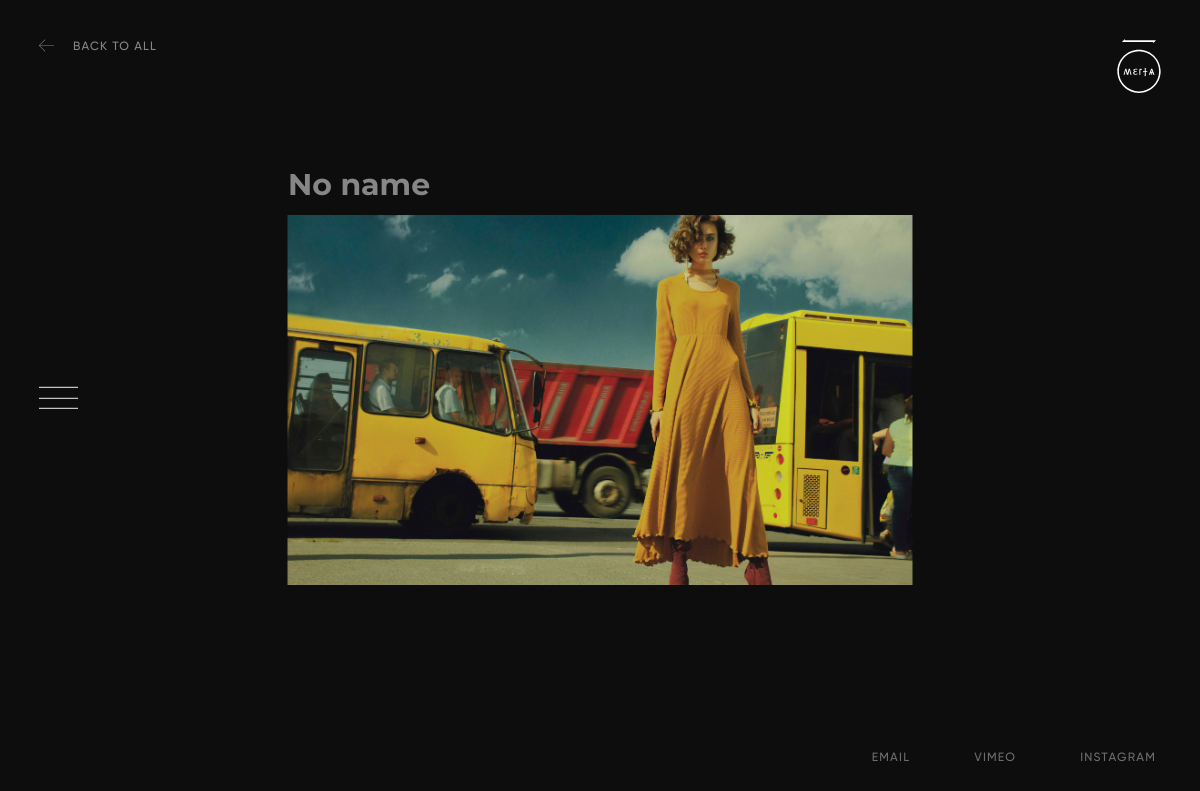
Page /photographers/1/ on the committed database.
### ometa/models.py (models this page shows, shortened)
class Photographer(models.Model):
    number = models.IntegerField(default=1)
    name = models.CharField(max_length=30, default='No name')
    class Meta(object):
        ordering = ['number']

class Photo(models.Model):
    number = models.IntegerField(default=1)
    album = models.ForeignKey(Album, on_delete=models.CASCADE, related_name="photos")
    photo = models.ImageField(upload_to="photo/", default='', null=True, blank=True)
    isTitle = models.BooleanField(default=0)
    @property
    def photo_url(self):
        if self.photo and hasattr(self.photo, 'url'):
            return self.photo.url
    class Meta(object):
        ordering = ['number']

### ometa/views.py (the view)
# urls.py: path('photographers/<int:id>/', views.photo_artist, name='photo_artist'),
def photo_artist(request, id=None):
    artist = get_object_or_404(Photographer, id=id)
    albums_list = Album.objects.filter(photograph=id).order_by('number')
    first_photo_list = []
    photo_list = []
    photos = []
    i = 0
    for al_obj in albums_list:
        photo = Photo.objects.filter(album=al_obj.id)
        for ph_obj in photo:
            if ph_obj.number == 1:
                first_photo_list.append(ph_obj)
            photos.append(ph_obj)
        photos.sort(key=lambda x: x.number)
        photo_list.append([])
        for obj in photos:
            photo_list[i].append(obj)
        photos.clear()
        i += 1
    context = {
        "artist": artist,
        "active_photos": first_photo_list,
        "photos": photo_list
    }
    return render(request, "partials/photo-artist.html", context)

### templates/partials/photo-artist.html (shortened to what this page needs)
{% extends 'base.html' %}
{% block body %}
  <div class="artist-page-name">{{ artist.name }}</div>
  <div class="preview-slider">
    <div class="swiper-container js-preview-slider">
       <div class="swiper-wrapper">
              {% for obj in active_photos %}
              <div class="swiper-slide"><img class="preview-slider__media" src="{{ obj.photo_url }}" data-num="{{ obj.album.id }}"></div>
              {% endfor %}
       </div>
     </div>
  </div>
  </ul><a class="back-button back-to-list" href="{% url 'photographers' %}">Back to all</a>
{% endblock %}

### rows in the picture
Photographer: name "No name"
Photo: photo_url (picture)
